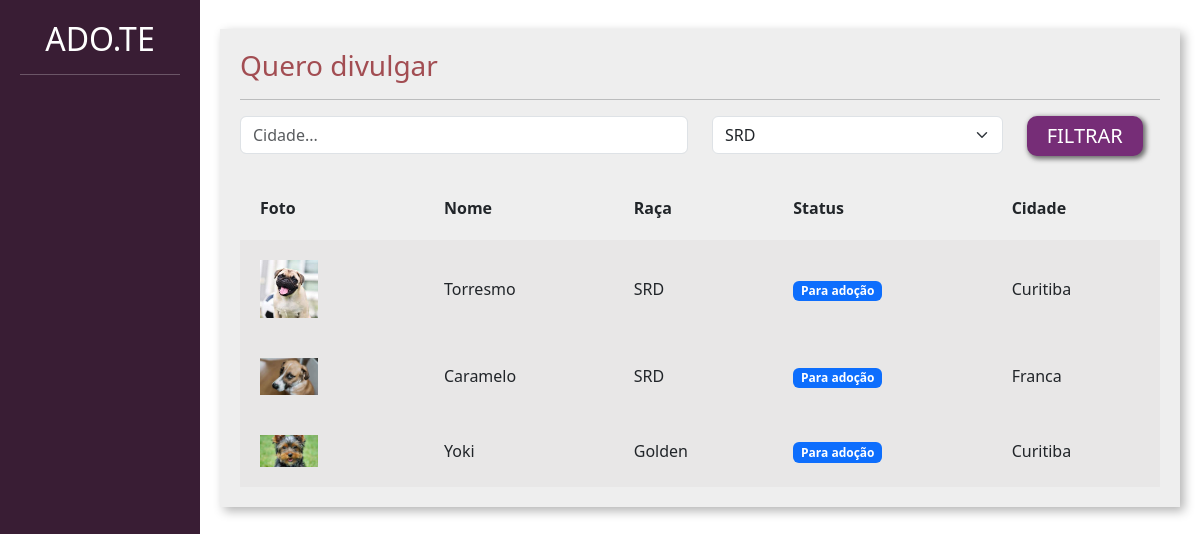
Screenshot of /adotar/ with the database file from the repository.
### divulgar/models.py (models this page shows, shortened)
class Pet(models.Model):
    choice_status = (('P', 'Para adoção'),
                     ('A', 'Adotado'))
    usuario = models.ForeignKey(User, on_delete=models.DO_NOTHING)
    foto = models.ImageField(upload_to="fotos_pets")
    nome = models.CharField(max_length=100)
    descricao = models.TextField()
    estado = models.CharField(max_length=50)
    cidade = models.CharField(max_length=50)
    telefone = models.CharField(max_length=14)
    tags = models.ManyToManyField(Tag)
    raca = models.ForeignKey(Raca, on_delete=models.DO_NOTHING)
    status = models.CharField(max_length=1, choices=choice_status, default='P')

class Raca(models.Model):
    raca = models.CharField(max_length=50)
    def __str__(self):
        return self.raca

### adotar/views.py (the view)
# urls.py: path('', views.listar_pets, name="listar_pets"),
def listar_pets(request):
    if request.method == "GET":
        pets = Pet.objects.filter(status= 'P')
        racas = Raca.objects.all
        cidade = request.GET.get('cidade')
        raca_filter = request.GET.get('raca')
    if cidade:
        pets = pets.filter(cidade__icontains=cidade)
    if raca_filter:
        pets = pets.filter(raca__id=raca_filter)
        raca_filter = Raca.objects.get(id=raca_filter)
    return render(request,'listar_pets.html', {'pets': pets, 'racas':racas, 'cidade':cidade, 'raca_filter':raca_filter})

### adotar/templates/listar_pets.html (shortened to what this page needs)
{% load static %}
<!doctype html>
<html lang="pt-BR">
    <head>
    <link href="https://cdn.jsdelivr.net/npm/bootstrap@5.3.0-alpha1/dist/css/bootstrap.min.css" rel="stylesheet">
    <link href="{% static 'usuarios/css/cadastro.css' %}" rel="stylesheet">
    <link href="{% static 'divulgar/css/novo_pet.css' %}" rel="stylesheet">
    <link href="{% static 'divulgar/css/seus_pet.css' %}" rel="stylesheet">
    <link href="{% static 'adotar/css/listar_pets.css' %}" rel="stylesheet">
    </head>
    <body>
        <div class="container-fluid">
            <div class="row">
                <div class="col-md-2 bg-side sidebar">
                    <h2>ADO.TE</h2>
                    <hr>
                </div>
                <div class="col-md">
                    <div class="wrapper">
                        <div class="box width80">
                            <h3 class="font-vinho">Quero divulgar</h3>
                            <hr>
                            <form action="{% url 'listar_pets' %}" method="GET">
                                <div class="row">
                                    <div class="col-md-6">
                                        <input type="text" placeholder="Cidade..." value="{% if cidade %}{{cidade}}{% endif %}" name="cidade" class="form-control">
                                    </div>
                                    <div class="col-md-4">
                                        <select class="form-select" name="raca">
                                            {% for raca in racas %}
                                                <option {% if raca_filter.id == raca.id %} selected {% endif %} value="{{raca.id}}">{{raca}}</option>
                                             {% endfor%}
                                        </select>
                                    </div>
                                    <div class="col-md-2">
                                        <input type="submit" class="btn-custom-secondary" value="FILTRAR">
                                    </div>
                                </div>
                            </form>
                             <table class="tabela" cellpadding="20">
                                <tr>
                                    <th>Foto</th>
                                    <th>Nome</th>
                                    <th>Raça</th>
                                    <th>Status</th>
                                    <th>Cidade</th>
                                </tr>
                                {% for pet in pets%}
                                    <tr class="tabela-linha">
                                        <td width="20%">
                                            <a href="{% url 'ver_pet' pet.id %}"><img width="40%" src="{{pet.foto.url}}"></a>
                                        </td>
                                        <td>
                                            {{pet.nome}}
                                        </td>
                                        <td>
                                            {{pet.raca}}
                                        </td>
                                        <td>
                                            {% if pet.status == "P" %}
                                                <span class="badge text-bg-primary">Para adoção</span>
                                            {% elif pet.status == "A" %}
                                                <span class="badge text-bg-success">Adotado</span>
                                            {% endif%}
                                        </td>
                                        <td>
                                            {{pet.cidade}}
                                        </td>
                                    </tr>
                                {% endfor %}
                            </table>
                        </div>
                    </div>
                </div>
            </div>
        </div>
    </body>
</html>

### templates/static/usuarios/css/cadastro.css (style rules this page uses)
.bg-side { background-color: #391D34; color: white; height: 100vh; }

### templates/static/divulgar/css/novo_pet.css (style rules this page uses)
.sidebar { text-align: center; padding: 20px; }
.wrapper { margin-top: 3%; display: flex; flex-direction: row; justify-content: center; align-items: center; }
.box { padding:20px; width: 50vw; background: rgb(238, 238, 238); box-shadow: 4px 4px 10px rgba(0,0,0,.3); }
.font-vinho { color: #A24D52; }

### templates/static/divulgar/css/seus_pet.css (style rules this page uses)
.width80 { width: 80vw; }
.tabela { width: 100%; margin-top: 20px; }
.tabela-linha { background-color: #e8e7e7; }

### templates/static/adotar/css/listar_pets.css (style rules this page uses)
.btn-custom-secondary { background-color: #762D77; border: none; box-shadow: 2px 2px 5px 1px rgb(108, 108, 108); color: white; font-size: 20px; padding: 5px 20px 5px 20px; border-radius: 10px; }

### rows the page displays
Pet: foto (picture), nome "Torresmo", raca "SRD", status "Para adoção", cidade "Curitiba"
Pet: foto (picture), nome "Caramelo", raca "SRD", status "Para adoção", cidade "Franca"
Pet: foto (picture), nome "Yoki", raca "Golden", status "Para adoção", cidade "Curitiba"

### other values shown
form field raca "SRD"
